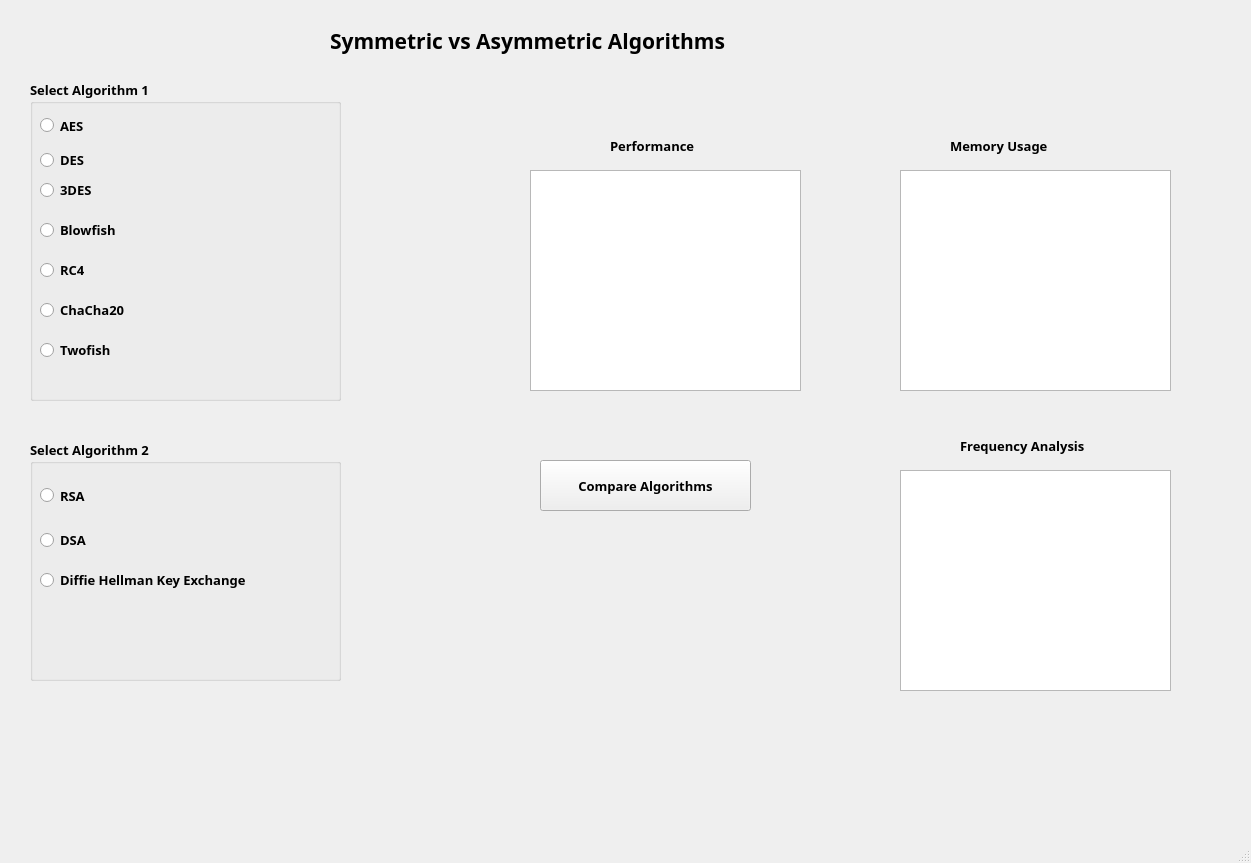
<?xml version="1.0" encoding="UTF-8"?>
<ui version="4.0">
 <class>Symmetric_Asymmetric_MainWindow</class>
 <widget class="QMainWindow" name="Symmetric_Asymmetric_MainWindow">
  <property name="geometry">
   <rect>
    <x>0</x>
    <y>0</y>
    <width>1251</width>
    <height>863</height>
   </rect>
  </property>
  <property name="windowTitle">
   <string>MainWindow</string>
  </property>
  <widget class="QWidget" name="centralwidget">
   <widget class="QGraphicsView" name="graphPerformance">
    <property name="geometry">
     <rect>
      <x>530</x>
      <y>170</y>
      <width>271</width>
      <height>221</height>
     </rect>
    </property>
   </widget>
   <widget class="QLabel" name="lblPerformance">
    <property name="geometry">
     <rect>
      <x>610</x>
      <y>130</y>
      <width>121</width>
      <height>31</height>
     </rect>
    </property>
    <property name="font">
     <font>
      <family>Rockwell</family>
      <pointsize>10</pointsize>
      <weight>75</weight>
      <bold>true</bold>
     </font>
    </property>
    <property name="text">
     <string>Performance</string>
    </property>
   </widget>
   <widget class="QGraphicsView" name="graphMemoryUsage">
    <property name="geometry">
     <rect>
      <x>900</x>
      <y>170</y>
      <width>271</width>
      <height>221</height>
     </rect>
    </property>
   </widget>
   <widget class="QGroupBox" name="grpBox_Algorithm2">
    <property name="geometry">
     <rect>
      <x>30</x>
      <y>440</y>
      <width>311</width>
      <height>241</height>
     </rect>
    </property>
    <property name="font">
     <font>
      <family>Rockwell</family>
      <pointsize>10</pointsize>
      <weight>75</weight>
      <bold>true</bold>
     </font>
    </property>
    <property name="title">
     <string>Select Algorithm 2</string>
    </property>
    <widget class="QRadioButton" name="rdRSA">
     <property name="geometry">
      <rect>
       <x>10</x>
       <y>40</y>
       <width>281</width>
       <height>31</height>
      </rect>
     </property>
     <property name="font">
      <font>
       <family>Rockwell</family>
       <pointsize>10</pointsize>
       <weight>75</weight>
       <bold>true</bold>
      </font>
     </property>
     <property name="text">
      <string>RSA</string>
     </property>
    </widget>
    <widget class="QRadioButton" name="rdDSA">
     <property name="geometry">
      <rect>
       <x>10</x>
       <y>90</y>
       <width>271</width>
       <height>20</height>
      </rect>
     </property>
     <property name="font">
      <font>
       <family>Rockwell</family>
       <pointsize>10</pointsize>
       <weight>75</weight>
       <bold>true</bold>
      </font>
     </property>
     <property name="text">
      <string>DSA</string>
     </property>
    </widget>
    <widget class="QRadioButton" name="rdDiffieHellman">
     <property name="geometry">
      <rect>
       <x>10</x>
       <y>130</y>
       <width>281</width>
       <height>20</height>
      </rect>
     </property>
     <property name="text">
      <string>Diffie Hellman Key Exchange</string>
     </property>
    </widget>
   </widget>
   <widget class="QPushButton" name="btnCompare">
    <property name="geometry">
     <rect>
      <x>540</x>
      <y>460</y>
      <width>211</width>
      <height>51</height>
     </rect>
    </property>
    <property name="font">
     <font>
      <family>Rockwell</family>
      <pointsize>10</pointsize>
      <weight>75</weight>
      <bold>true</bold>
     </font>
    </property>
    <property name="text">
     <string>Compare Algorithms</string>
    </property>
   </widget>
   <widget class="QGraphicsView" name="graphSecurity">
    <property name="geometry">
     <rect>
      <x>900</x>
      <y>470</y>
      <width>271</width>
      <height>221</height>
     </rect>
    </property>
   </widget>
   <widget class="QLabel" name="lblSecurity">
    <property name="geometry">
     <rect>
      <x>960</x>
      <y>430</y>
      <width>181</width>
      <height>31</height>
     </rect>
    </property>
    <property name="font">
     <font>
      <family>Rockwell</family>
      <pointsize>10</pointsize>
      <weight>75</weight>
      <bold>true</bold>
     </font>
    </property>
    <property name="text">
     <string>Frequency Analysis</string>
    </property>
   </widget>
   <widget class="QLabel" name="lblHeader">
    <property name="geometry">
     <rect>
      <x>330</x>
      <y>10</y>
      <width>561</width>
      <height>61</height>
     </rect>
    </property>
    <property name="font">
     <font>
      <family>Rockwell</family>
      <pointsize>16</pointsize>
      <weight>75</weight>
      <bold>true</bold>
     </font>
    </property>
    <property name="text">
     <string>Symmetric vs Asymmetric Algorithms</string>
    </property>
   </widget>
   <widget class="QLabel" name="lblMemoryUsage">
    <property name="geometry">
     <rect>
      <x>950</x>
      <y>130</y>
      <width>181</width>
      <height>31</height>
     </rect>
    </property>
    <property name="font">
     <font>
      <family>Rockwell</family>
      <pointsize>10</pointsize>
      <weight>75</weight>
      <bold>true</bold>
     </font>
    </property>
    <property name="text">
     <string>Memory Usage</string>
    </property>
   </widget>
   <widget class="QGroupBox" name="grpBox_Algorithm1">
    <property name="geometry">
     <rect>
      <x>30</x>
      <y>80</y>
      <width>311</width>
      <height>321</height>
     </rect>
    </property>
    <property name="font">
     <font>
      <family>Rockwell</family>
      <pointsize>10</pointsize>
      <weight>75</weight>
      <bold>true</bold>
     </font>
    </property>
    <property name="title">
     <string>Select Algorithm 1 </string>
    </property>
    <widget class="QRadioButton" name="rdAES">
     <property name="geometry">
      <rect>
       <x>10</x>
       <y>30</y>
       <width>371</width>
       <height>31</height>
      </rect>
     </property>
     <property name="text">
      <string>AES</string>
     </property>
    </widget>
    <widget class="QRadioButton" name="rdDES1">
     <property name="geometry">
      <rect>
       <x>10</x>
       <y>70</y>
       <width>281</width>
       <height>20</height>
      </rect>
     </property>
     <property name="text">
      <string>DES</string>
     </property>
    </widget>
    <widget class="QRadioButton" name="rd3DES1">
     <property name="geometry">
      <rect>
       <x>10</x>
       <y>100</y>
       <width>281</width>
       <height>20</height>
      </rect>
     </property>
     <property name="text">
      <string>3DES</string>
     </property>
    </widget>
    <widget class="QRadioButton" name="rdBlowfish">
     <property name="geometry">
      <rect>
       <x>10</x>
       <y>140</y>
       <width>281</width>
       <height>20</height>
      </rect>
     </property>
     <property name="text">
      <string>Blowfish</string>
     </property>
    </widget>
    <widget class="QRadioButton" name="rdRC4">
     <property name="geometry">
      <rect>
       <x>10</x>
       <y>180</y>
       <width>281</width>
       <height>20</height>
      </rect>
     </property>
     <property name="text">
      <string>RC4</string>
     </property>
    </widget>
    <widget class="QRadioButton" name="rdChaCha20">
     <property name="geometry">
      <rect>
       <x>10</x>
       <y>220</y>
       <width>281</width>
       <height>20</height>
      </rect>
     </property>
     <property name="text">
      <string>ChaCha20</string>
     </property>
    </widget>
    <widget class="QRadioButton" name="rdTwofish">
     <property name="geometry">
      <rect>
       <x>10</x>
       <y>260</y>
       <width>281</width>
       <height>20</height>
      </rect>
     </property>
     <property name="text">
      <string>Twofish</string>
     </property>
    </widget>
   </widget>
  </widget>
  <widget class="QMenuBar" name="menubar">
   <property name="geometry">
    <rect>
     <x>0</x>
     <y>0</y>
     <width>1251</width>
     <height>26</height>
    </rect>
   </property>
  </widget>
  <widget class="QStatusBar" name="statusbar"/>
 </widget>
 <resources/>
 <connections/>
</ui>
